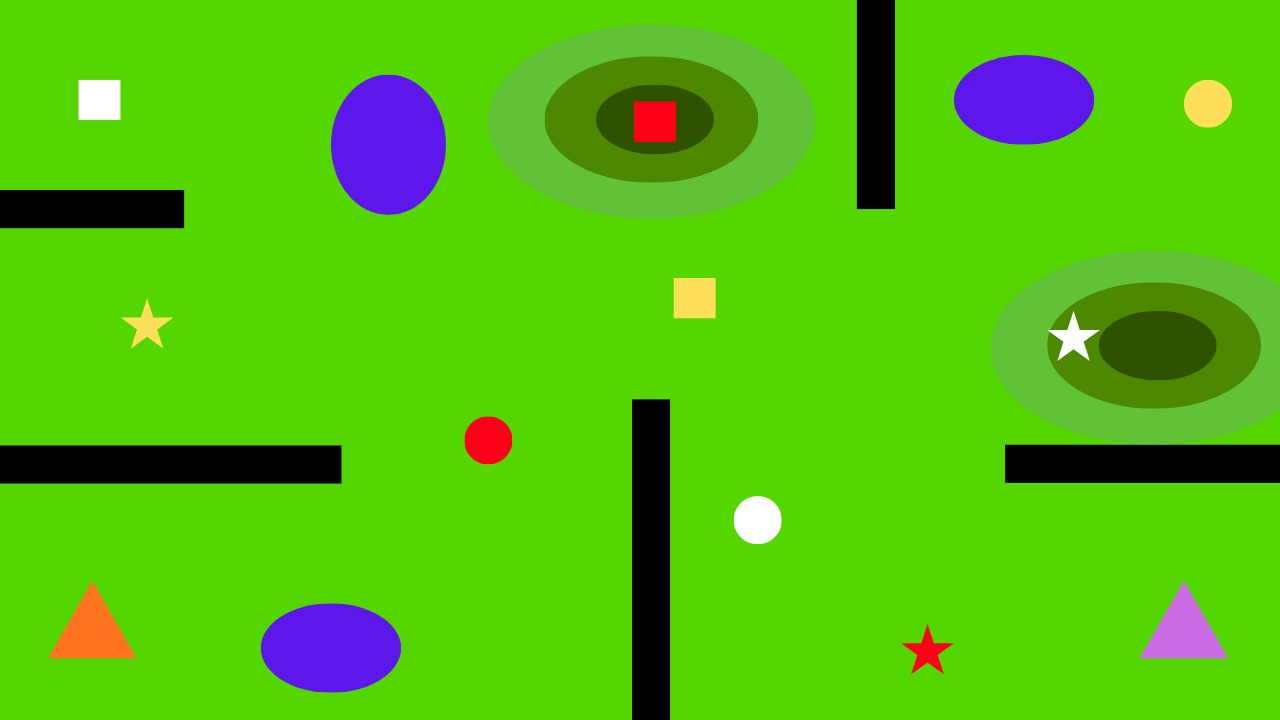
#> input picture Images/IMG-20260831-WA0029.jpg, 1280 x 720 px
$ python test_pairs.py
#> lines starting #> are read from the running program, lines starting #| are printed output that depends on the picture; after the words box and inside, x2 and y2 are one past the last pixel; in counts of white or black regions, pixels touching at a corner belong together
### palette.py
"""
palette.py — turn a JPEG-noisy image into clean class labels.

The input images are drawings saved as JPEG. JPEG compression smears
colours, so a drawing that should contain ~10 flat colours actually
contains thousands of near-duplicates. Exact colour matching fails.

Instead we list the true colours, then relabel every pixel as whichever
listed colour it sits closest to. Edge and compression noise gets
absorbed into whichever region it is nearest.
"""

import numpy as np

# Each class maps to the raw RGB values that belong to it.
# A class can own several colours - light green appears both as plain
# green and as a paler variant near the large ellipses.
CLASS_COLOURS = {
    "light_green": [(84, 215, 0), (97, 194, 55)],
    "mid_green":   [(76, 137, 0)],
    "dark_green":  [(47, 82, 0)],
    "blue":        [(93, 23, 235)],
    "black":       [(0, 0, 0)],
    "orange":      [(255, 116, 31)],
    "purple":      [(203, 107, 230)],
    "red":         [(251, 2, 23)],
    "yellow":      [(255, 222, 89)],
    "white":       [(255, 255, 255)],
}

# Class names in a fixed order. A pixel's label is an index into this
# list, so the order must stay stable once you save any output.
CLASSES = list(CLASS_COLOURS.keys())
CLASS_INDEX = {name: i for i, name in enumerate(CLASSES)}

# Flatten the dictionary into two parallel arrays:
#   REF_COLOURS[i] is a raw RGB value
#   REF_LABELS[i]  is the class that colour belongs to
_refs, _labels = [], []
for name, colours in CLASS_COLOURS.items():
    for c in colours:
        _refs.append(c)
        _labels.append(CLASS_INDEX[name])

REF_COLOURS = np.array(_refs, dtype=np.int32)     # (R, 3)
REF_LABELS = np.array(_labels, dtype=np.uint8)    # (R,)

# Terrain properties, used later for path cost and elevation reporting.
SPEED = {"light_green": 20.0, "mid_green": 15.0, "dark_green": 10.0}
LEVEL = {"light_green": 0, "mid_green": 1, "dark_green": 2}

CASUALTY_COLOURS = ("red", "yellow", "white")
SEVERITY = {"red": 3, "yellow": 2, "white": 1}


def snap(img):
    """Relabel every pixel as its nearest reference colour's class.

    img     : (H, W, 3) uint8 array in RGB order
    returns : (H, W) uint8 array of class indices into CLASSES
    """
    if img.ndim != 3 or img.shape[2] != 3:
        raise ValueError(f"expected an (H, W, 3) RGB image, got {img.shape}")

    h, w, _ = img.shape

    # Cast to int32 before subtracting. In uint8, 84 - 215 wraps around
    # to 125 instead of going negative, which would silently corrupt
    # every distance we compute.
    flat = img.reshape(-1, 1, 3).astype(np.int32)          # (N, 1, 3)

    # Squared distance from each pixel to each reference colour.
    # Broadcasting (N,1,3) against (1,R,3) gives (N,R,3), summed to (N,R).
    # We skip the square root: the nearest colour by squared distance is
    # the same one as by true distance, so it would be wasted work.
    dist = ((flat - REF_COLOURS.reshape(1, -1, 3)) ** 2).sum(axis=2)

    nearest = dist.argmin(axis=1)                           # (N,)
    return REF_LABELS[nearest].reshape(h, w)
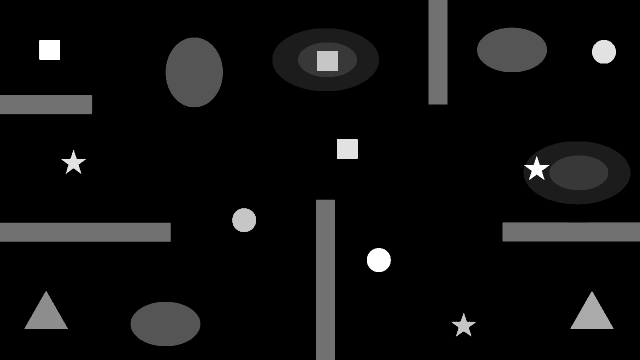
#> returned value: shape (720, 1280) (shown at 1/2 size); min 0, max 9, mean 0.533; drawn with min black and max white


# [35 lines left out: functions snap_in_chunks, to_rgb, summarise, not called in this run]

### mask.py
"""
mask.py - build the traversable / non-traversable mask.

Traversable (white, 255): all green terrain, plus casualties, start
and destination markers - the rover has to be able to reach those.

Non-traversable (black, 0): black walls and blue regions.

On blue: the task text only names black as an obstacle, but the sample
mask on page 5 of the brief shows the blue ellipses as black blobs.
The figure and the text disagree; we follow the figure.
"""

import numpy as np
from palette import CLASSES, CLASS_INDEX

BLOCKED = ("black", "blue")

TRAVERSABLE = ("light_green", "mid_green", "dark_green",
               "orange", "purple", "red", "yellow", "white")


def build_mask(labels):
    """Return a uint8 mask: 255 where the rover may go, 0 where it may not."""
    blocked = np.zeros(labels.shape, dtype=bool)
    for name in BLOCKED:
        blocked |= (labels == CLASS_INDEX[name])
#> this loop made 2 passes
#> pass 1, in build_mask, `blocked |= (labels == CLASS_INDEX[name])`:
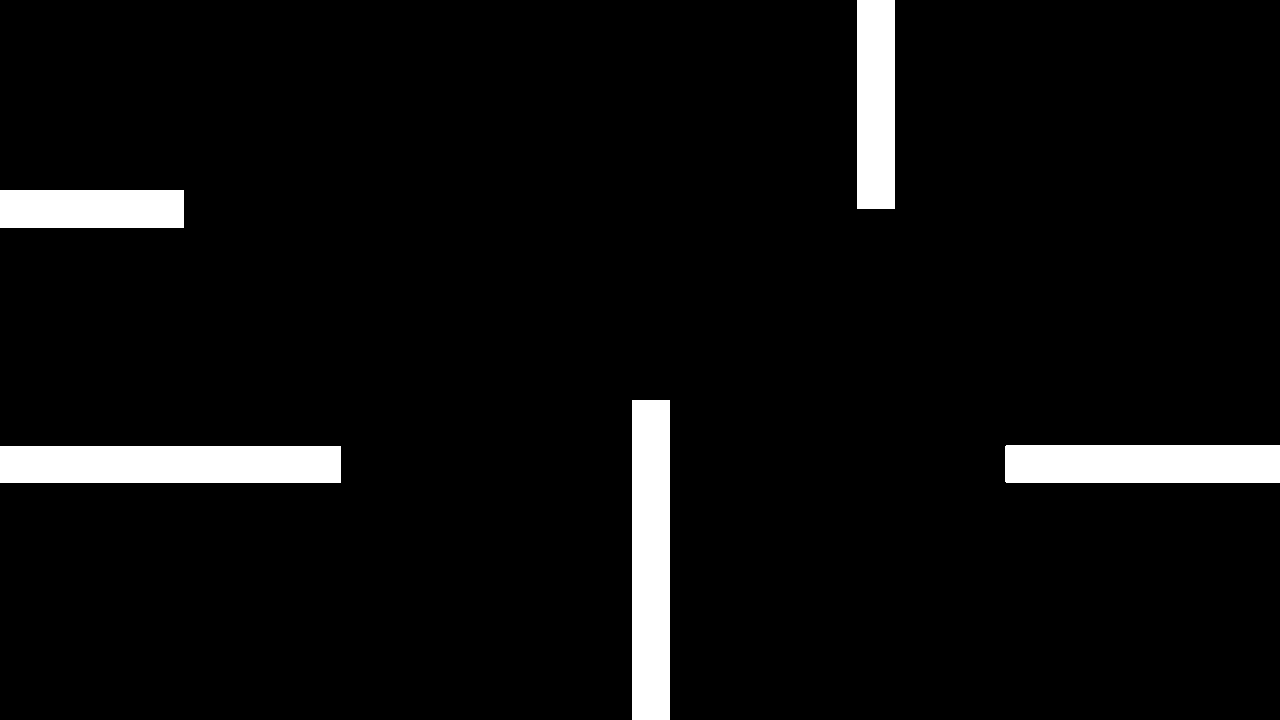
#> blocked: shape (720, 1280) bool; 5.4% white; 5 white regions, box (x1, y1, x2, y2) and area: (0, 446, 341, 483) 12617, (632, 400, 670, 720) 12160, (1005, 445, 1280, 483) 10448, (857, 0, 895, 209) 7942, (0, 190, 184, 228) 6992
#> pass 2, in build_mask, `blocked |= (labels == CLASS_INDEX[name])`:
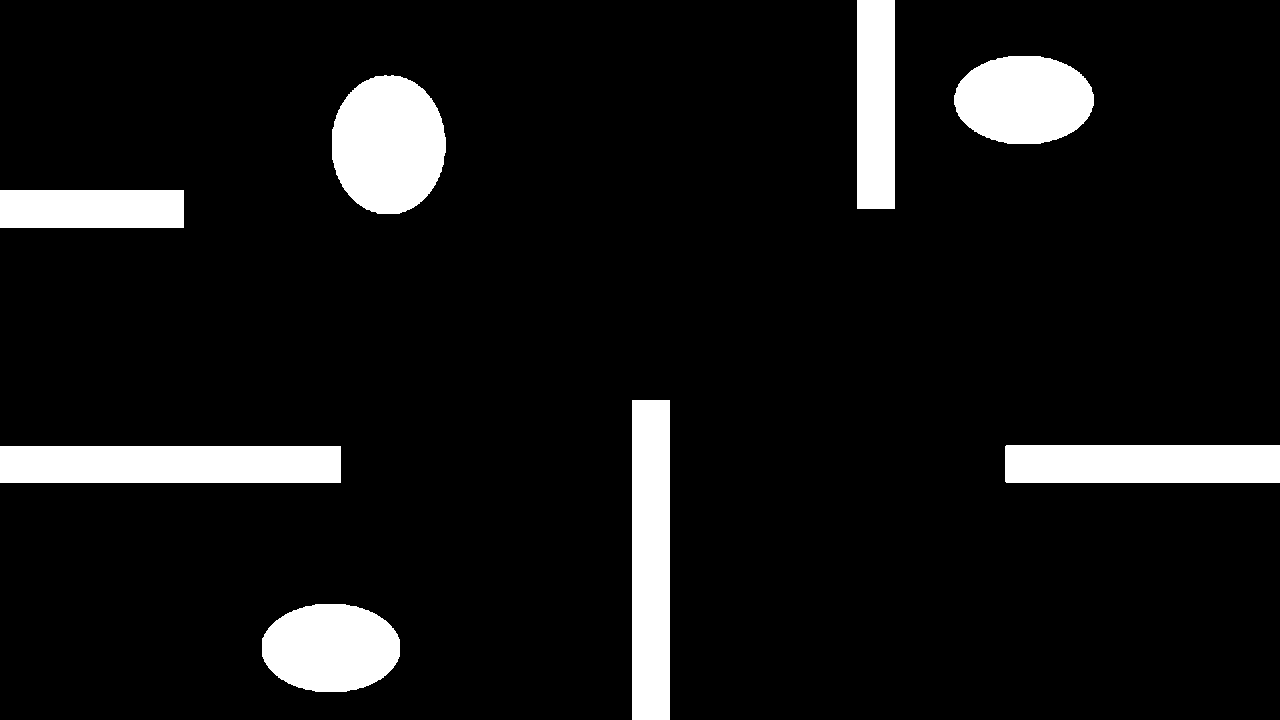
#> blocked: shape (720, 1280) bool; 8.9% white; 8 white regions, largest, box (x1, y1, x2, y2) and area: (0, 446, 341, 483) 12617, (332, 75, 446, 214) 12538, (632, 400, 670, 720) 12160

    # Anything not blocked is traversable. Written this way so a class
    # accidentally missing from both lists still gets a definite answer.
    return np.where(blocked, 0, 255).astype(np.uint8)


# [7 lines left out: function check_coverage, not called in this run]

### casualties.py

import cv2
import numpy as np
from palette import CLASS_INDEX, SEVERITY, LEVEL, CASUALTY_COLOURS


MIN_AREA = 80

AGE_SCORE = {"circle": 3, "square": 2, "star": 1}
AGE_GROUP = {"circle": "children", "square": "senior", "star": "adult"}

TERRAIN = ("light_green", "mid_green", "dark_green")


def classify_shape(contour, area):
    """Return 'circle', 'square' or 'star' for one blob outline."""
    perimeter = cv2.arcLength(contour, closed=True)
    if perimeter == 0:
        return "circle"

    hull_area = cv2.contourArea(cv2.convexHull(contour))
    solidity = area / hull_area if hull_area > 0 else 1.0
    circularity = 4 * np.pi * area / (perimeter ** 2)


    if solidity < 0.75:
        return "star"


    return "circle" if circularity > 0.87 else "square"


def terrain_under(labels, blob_mask):
    """Which terrain a blob is standing on, judged by the ring around it."""
    kernel = np.ones((9, 9), np.uint8)
    grown = cv2.dilate(blob_mask, kernel, iterations=2)
    ring = (grown > 0) & (blob_mask == 0)

    best_name, best_count = "light_green", 0
    for name in TERRAIN:
        count = int(((labels == CLASS_INDEX[name]) & ring).sum())
        if count > best_count:
            best_name, best_count = name, count
    return best_name


def find_casualties(labels):
    """Return a list of dicts, one per casualty."""
    found = []

    for colour in CASUALTY_COLOURS:
        colour_mask = (labels == CLASS_INDEX[colour]).astype(np.uint8)

        colour_mask = cv2.morphologyEx(
            colour_mask, cv2.MORPH_CLOSE, np.ones((3, 3), np.uint8))

        n, comp, stats, centroids = cv2.connectedComponentsWithStats(
            colour_mask, connectivity=8)


        for i in range(1, n):
            area = int(stats[i, cv2.CC_STAT_AREA])
            if area < MIN_AREA:
                continue

            blob = (comp == i).astype(np.uint8)
            contours, _ = cv2.findContours(
                blob, cv2.RETR_EXTERNAL, cv2.CHAIN_APPROX_SIMPLE)
            if not contours:
                continue

            shape = classify_shape(max(contours, key=cv2.contourArea), area)
            terrain = terrain_under(labels, blob)

            severity = SEVERITY[colour]
            age = AGE_SCORE[shape]

            found.append({
                "colour": colour,
                "shape": shape,
                "age_group": AGE_GROUP[shape],
                "severity_score": severity,
                "age_score": age,
                "priority": severity * age,
                "x": int(round(centroids[i][0])),
                "y": int(round(centroids[i][1])),
                "level": LEVEL[terrain],
                "area": area,
            })

    return found


def find_marker(labels, colour):
    """Centre of the orange or purple triangle."""
#> called with colour = 'orange'
    m = (labels == CLASS_INDEX[colour]).astype(np.uint8)
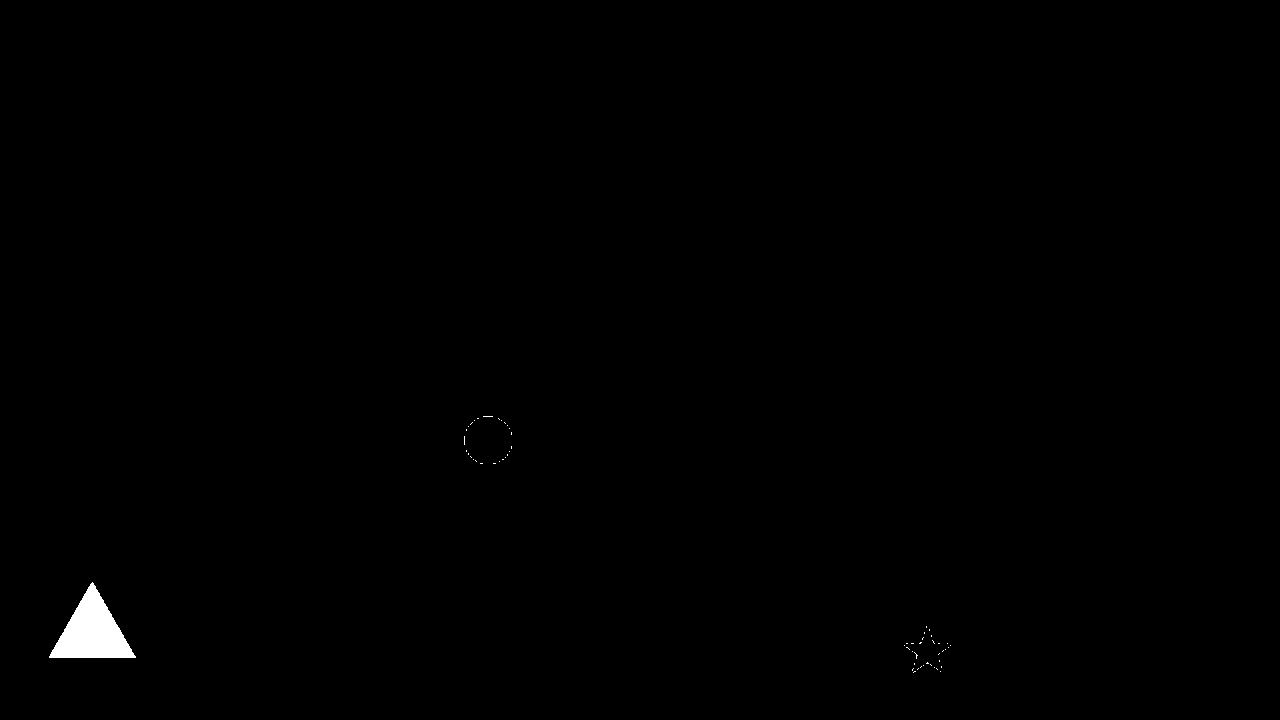
#> m: shape (720, 1280); values 0 (black) and 1 (white), 0.38% white; 60 white regions (59 under 20 px), largest, box (x1, y1, x2, y2) and area: (49, 582, 136, 658) 3396
    n, comp, stats, centroids = cv2.connectedComponentsWithStats(m, 8)
#> comp: shape (720, 1280) int32; 61 distinct labels, from 0 to 60
#> n = 61; stats = 61 rows, first 6: [0, 0, 1280, 720, 918066], [483, 416, 10, 1, 10], [477, 418, 2, 1, 2], [498, 418, 2, 2, 2], [474, 420, 1, 1, 1], [501, 420, 1, 1, 1]; centroids = 61 pairs, first value 91.74 to 950, second value 358.5 to 671.3
#> (the rest of the program and of its run is left out)
